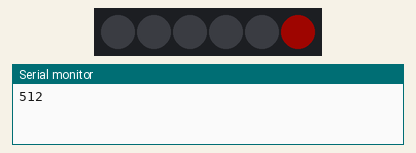
The sketch below on a simulated Arduino Uno, built with avr-gcc and run on an emulated ATmega328P. On the bench: 6 RGB LEDs in strip order, left to right, the last lines printed to the serial monitor. Dim RGB values are drawn brighter than linear.

Above: at 0.33 s.
At 9.86 s:
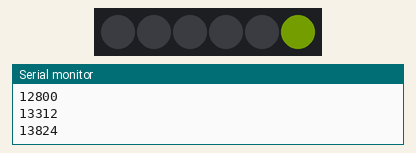
At 14.99 s:
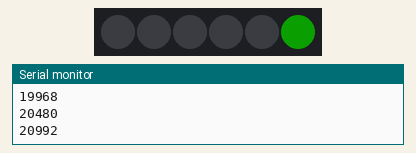
At 20.13 s:
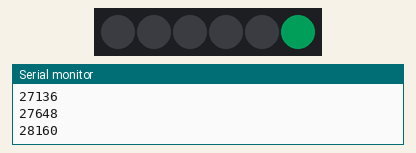
At 31.17 s:
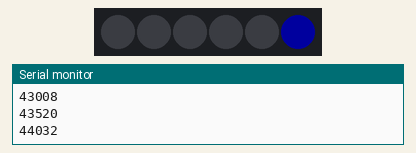
At 39.56 s:
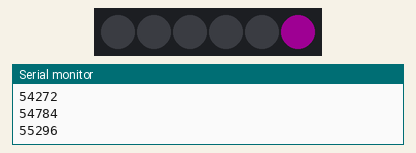
Timing chart, 0 to 40.0 s (numbered marks = the images above):
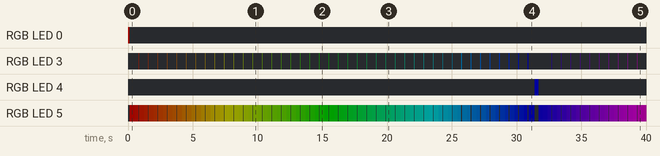

Measured:
- by itself, RGB LED 0: off → RGB(30, 1, 0) at 0.00 s, → off 0.15 s later
- by itself, RGB LED 4: off → RGB(0, 0, 30) at 31.4 s, → off 0.31 s later, → RGB(3, 0, 30) 0.31 s later, → off 0.03 s later
- what the display in image 4 shows lasts 0.5 s, from 30.9 s to 31.4 s

The sketch:

scanner2.ino
```cpp
/*
  Leçon 6 - Neopixels

  Exercice Libre 1 : Scanner Arc en ciel
*/

#include <Adafruit_NeoPixel.h>
int BROCHE_LEDS = 3;
int NOMBRE_LEDS = 6;
int LUMINOSITE = 30;

long couleur = 0;

Adafruit_NeoPixel leds(NOMBRE_LEDS, BROCHE_LEDS, NEO_GRBW + NEO_KHZ800);

void setup() {
  Serial.begin(9600);
  leds.setBrightness(LUMINOSITE);
  leds.begin();
}

void loop() {
  couleur = couleur + 512;
  Serial.println(couleur);

  for (int i = 0; i < NOMBRE_LEDS; i++) {

    if (i != 0) {
      leds.setPixelColor(i - 1, 0, 0, 0, 0);
    }
    leds.setPixelColor(i, leds.ColorHSV(couleur));
    leds.show();
    delay(30);
  }

  for (int i = NOMBRE_LEDS; i > 0; i--) {

    if (i != NOMBRE_LEDS) {
      leds.setPixelColor(i + 1, 0, 0, 0, 0);
    }
    leds.setPixelColor(i, leds.ColorHSV(couleur));
    leds.show();
    delay(30);
  }

  if(couleur == 65536){
    couleur = 0;
  }
}
```
